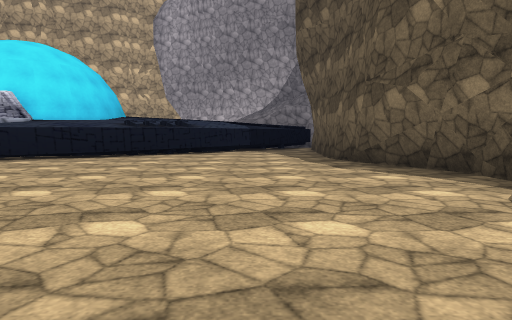
View 1 (above)

24 first-person views from a walk through a scene from a Unity 3-D project. The camera is 1.3 m above the floor, tilts 4° down and sees 70° across. The floor is counted in squares, 2 m on a side. Each view is taken from the middle of a square. On the plan, view 1 faces up. The plan holds only what a view shows up to about 11 squares ahead; the rest is blank. The place goes on beyond the plan. The player character is not drawn. Some surface patterns are stand-ins.

View 2
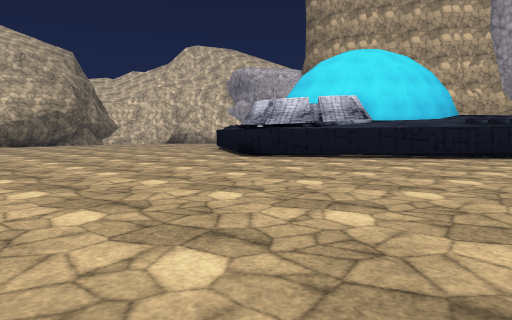

View 3
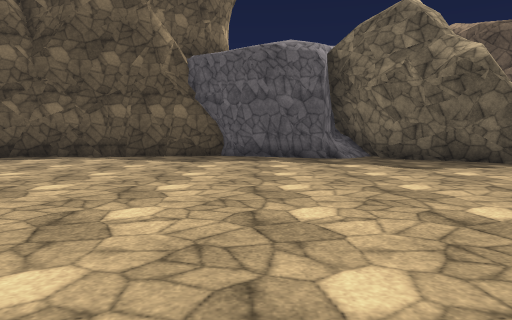

View 4
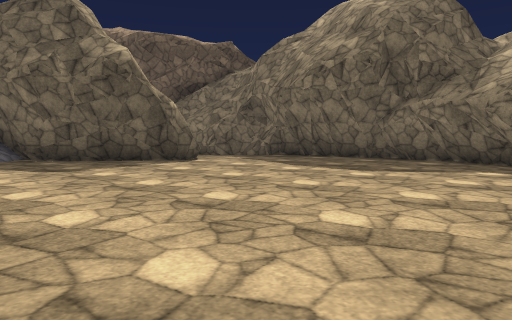

View 5
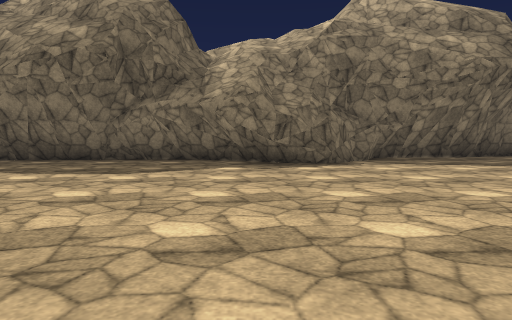

View 6
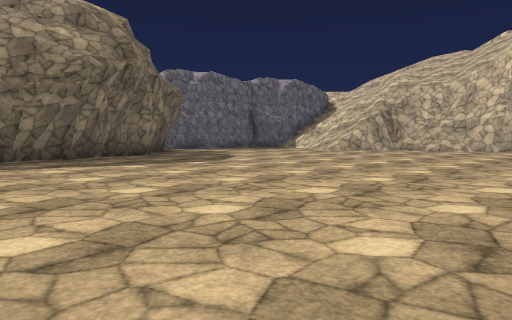

View 7
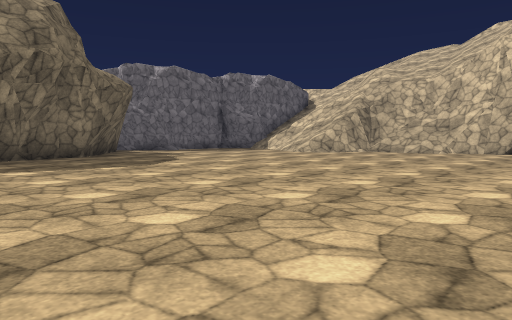

View 8
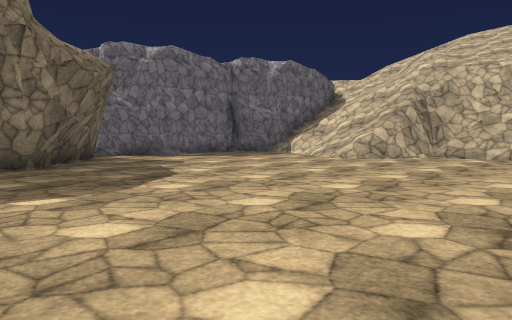

View 9
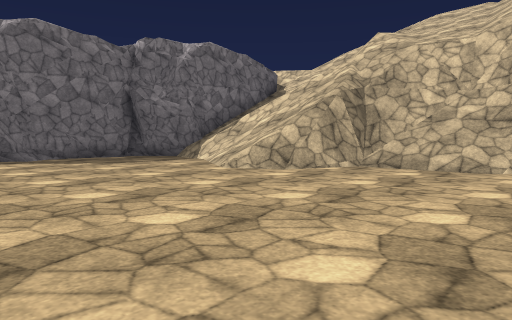

View 10
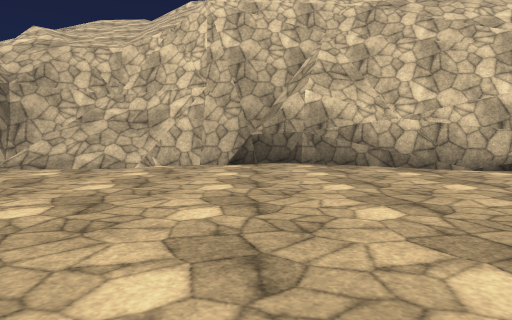

View 11
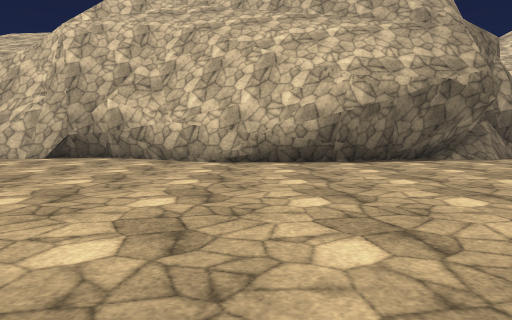

View 12
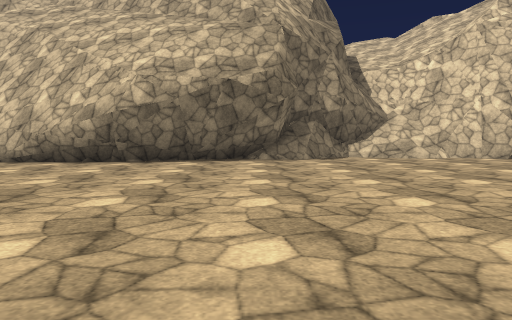

View 13
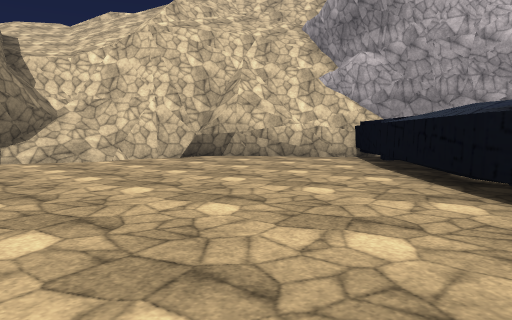

View 14
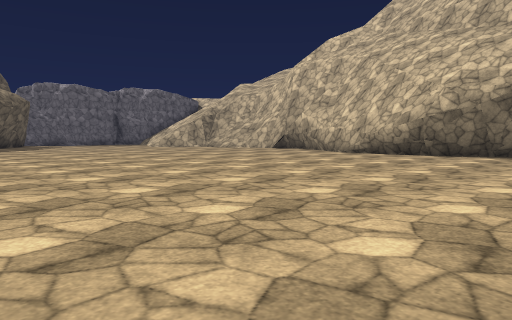

View 15
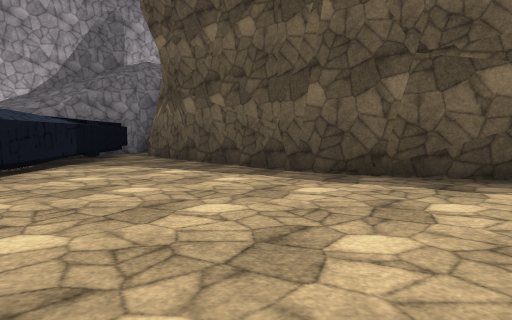

View 16
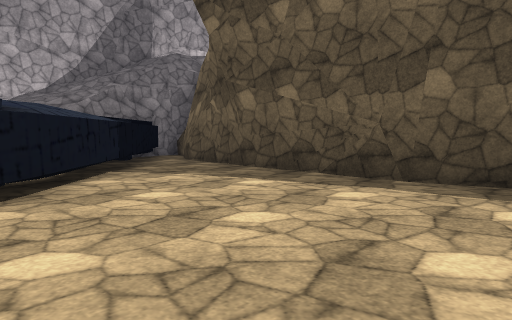

View 17
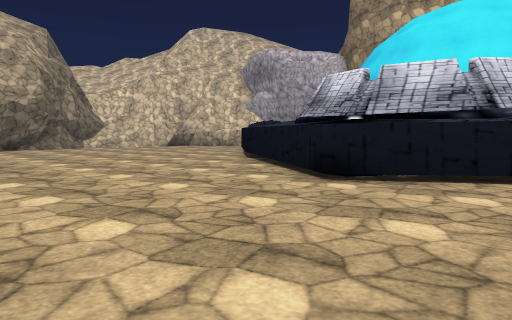

View 18
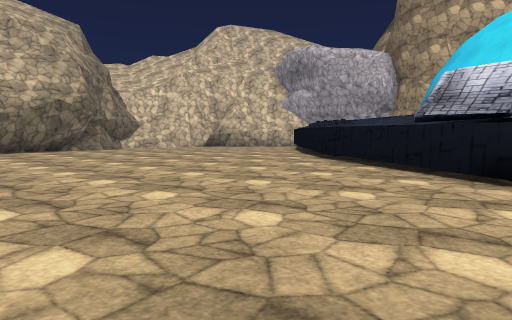

View 19
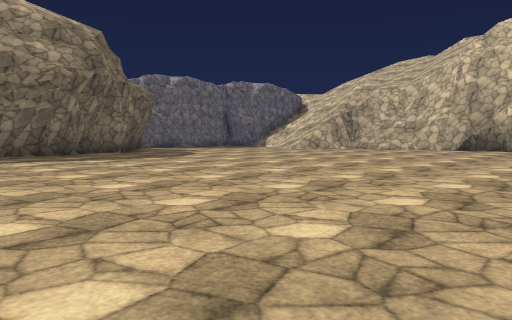

View 20
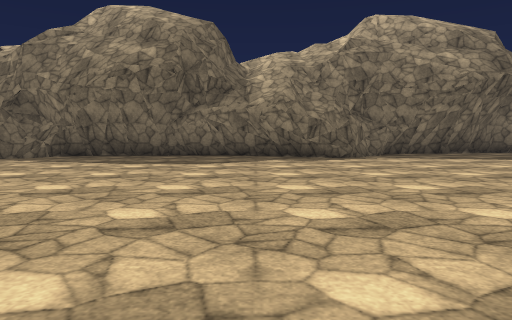

View 21
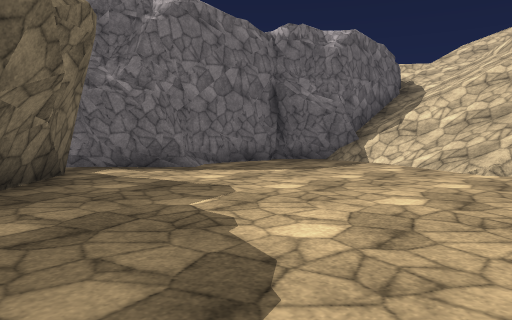

View 22
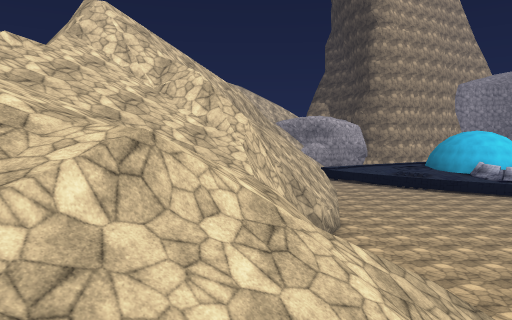

View 23
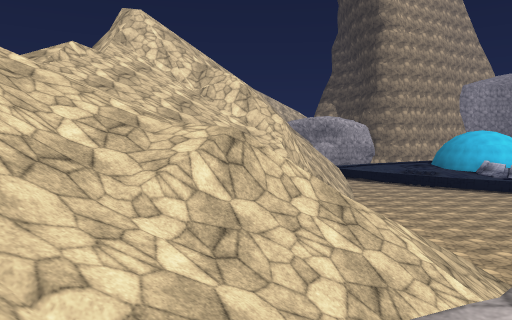

View 24
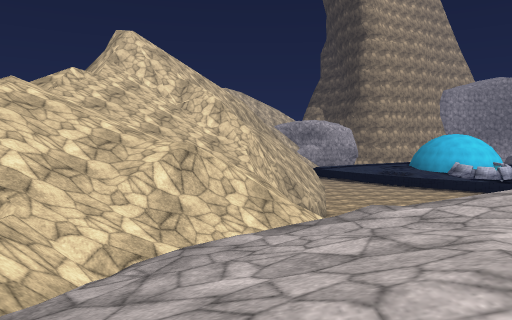

### Floor plan
Key: @ floor where view 1 was taken; # wall or solid block; . floor; / step, stairs or slope; = window, fence, low wall or low ledge; ^ raised ledge; v drop or lower ground.
Columns run from 32 left of view 1 to 4 right of it. Each row starts with its distance up from view 1.
 17           ###                    ###
 16          ##..^                   ^.#
 15         ##....^                 ^..#
 14       ###......#              ##...#
 13      ##/#.......^            ##....#
 12      #//=........^           #.....#
 11      ##//.........^^       ^^.....##
 10       ##...........###   ###......##
  9        #/............## ##.........#
  8        #/.............###..........#
  7        ##..........................##
  6         ##..........................#
  5          #..........................#
  4          #..........................#
  3          #..........................#
  2          #..........................#
  1          #..........................#
  0         ##......................@...#
 -1         #..........................##
 -2         #..........................##
 -3 v/#=#####..........................##
 -4  ///#####.........................##
 -5  /////##/.........................#
 -6 v/////#=//.......................##
 -7 ///////=//.......................#
 -8 ///////==#=........................
 -9 ////////////.............##.......#
-10  ///////////............###########
-11   /////////.........#####   ##
-12   /////////.......###
-13    =///////......##
-14     /=////#...#.##
-15     ///// ////v##
-16      ///       v#
-17       /

Positions as (right, up) in squares from view 1, and headings:
1: (0, 0), facing up
2: (-1, 0), facing up-left
3: (-7, 0), facing right
4: (-7, -1), facing down-right
5: (-6, -1), facing down
6: (-8, -1), facing down-left
7: (-10, -1), facing down-left
8: (-12, -4), facing down-left
9: (-16, -4), facing down-left
10: (-16, -3), facing left
11: (-14, 2), facing left
12: (-14, 7), facing left
13: (-15, 8), facing up-left
14: (-11, 8), facing down-left
15: (-3, 6), facing up-right
16: (-3, 8), facing up-right
17: (-6, 3), facing up-left
18: (-8, 2), facing up-left
19: (-8, 1), facing down-left
20: (-5, 1), facing down
21: (-14, -8), facing down-left
22: (-26, -14), facing up
23: (-27, -15), facing up
24: (-26, -17), facing up
